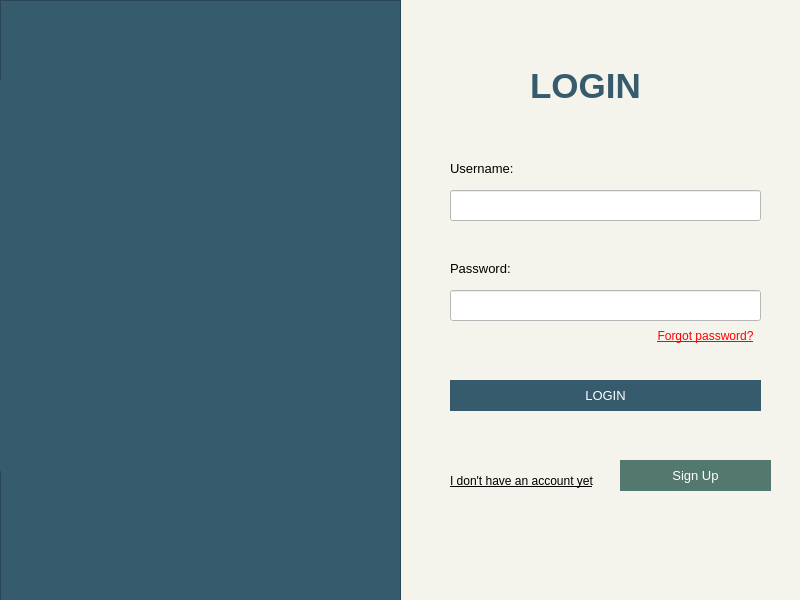
<?xml version="1.0" encoding="UTF-8"?>
<ui version="4.0">
 <class>Login</class>
 <widget class="QWidget" name="Login">
  <property name="enabled">
   <bool>true</bool>
  </property>
  <property name="geometry">
   <rect>
    <x>0</x>
    <y>0</y>
    <width>800</width>
    <height>600</height>
   </rect>
  </property>
  <property name="sizePolicy">
   <sizepolicy hsizetype="MinimumExpanding" vsizetype="MinimumExpanding">
    <horstretch>0</horstretch>
    <verstretch>0</verstretch>
   </sizepolicy>
  </property>
  <property name="windowTitle">
   <string>EconoMystique</string>
  </property>
  <property name="windowIcon">
   <iconset>
    <normaloff>img/econologo.png</normaloff>img/econologo.png</iconset>
  </property>
  <property name="styleSheet">
   <string notr="true">background-color: #f4f4ec;
color: black;
</string>
  </property>
  <widget class="QPushButton" name="signUpButton">
   <property name="geometry">
    <rect>
     <x>620</x>
     <y>460</y>
     <width>151</width>
     <height>31</height>
    </rect>
   </property>
   <property name="font">
    <font>
     <pointsize>10</pointsize>
    </font>
   </property>
   <property name="styleSheet">
    <string notr="true">QPushButton {
    background-color: #53786d;
    color: white;
    border: 2px solid #53786d;
    border-radius: 50px;
    padding: 5px;
}
QPushButton:hover {
    background-color: #289dd2;
	border: 2px solid #289dd2;
}
QPushButton:pressed {
    border-style: inset;
    background-color: #53786d;
}
</string>
   </property>
   <property name="text">
    <string>Sign Up</string>
   </property>
  </widget>
  <widget class="QLineEdit" name="leUser">
   <property name="geometry">
    <rect>
     <x>450</x>
     <y>190</y>
     <width>311</width>
     <height>31</height>
    </rect>
   </property>
   <property name="font">
    <font>
     <pointsize>10</pointsize>
    </font>
   </property>
   <property name="autoFillBackground">
    <bool>false</bool>
   </property>
   <property name="styleSheet">
    <string notr="true">color: black;
background-color: white;</string>
   </property>
   <property name="text">
    <string/>
   </property>
  </widget>
  <widget class="QPushButton" name="forgotPass">
   <property name="geometry">
    <rect>
     <x>650</x>
     <y>320</y>
     <width>111</width>
     <height>31</height>
    </rect>
   </property>
   <property name="font">
    <font>
     <underline>true</underline>
    </font>
   </property>
   <property name="styleSheet">
    <string notr="true">color: red;</string>
   </property>
   <property name="text">
    <string>Forgot password?</string>
   </property>
   <property name="flat">
    <bool>true</bool>
   </property>
  </widget>
  <widget class="QLineEdit" name="lePW">
   <property name="geometry">
    <rect>
     <x>450</x>
     <y>290</y>
     <width>311</width>
     <height>31</height>
    </rect>
   </property>
   <property name="font">
    <font>
     <pointsize>10</pointsize>
    </font>
   </property>
   <property name="styleSheet">
    <string notr="true">color: black;
background-color: white;</string>
   </property>
   <property name="text">
    <string/>
   </property>
   <property name="echoMode">
    <enum>QLineEdit::Password</enum>
   </property>
  </widget>
  <widget class="QLabel" name="loginLabel">
   <property name="geometry">
    <rect>
     <x>530</x>
     <y>60</y>
     <width>151</width>
     <height>51</height>
    </rect>
   </property>
   <property name="font">
    <font>
     <family>MS Shell Dlg 2</family>
     <pointsize>26</pointsize>
     <weight>75</weight>
     <bold>true</bold>
    </font>
   </property>
   <property name="styleSheet">
    <string notr="true">color: #365b6d;</string>
   </property>
   <property name="text">
    <string>LOGIN</string>
   </property>
  </widget>
  <widget class="QFrame" name="frame">
   <property name="geometry">
    <rect>
     <x>0</x>
     <y>0</y>
     <width>401</width>
     <height>601</height>
    </rect>
   </property>
   <property name="styleSheet">
    <string notr="true">background: #365b6d;</string>
   </property>
   <property name="frameShape">
    <enum>QFrame::StyledPanel</enum>
   </property>
   <property name="frameShadow">
    <enum>QFrame::Raised</enum>
   </property>
   <widget class="QLabel" name="label">
    <property name="geometry">
     <rect>
      <x>-50</x>
      <y>80</y>
      <width>341</width>
      <height>391</height>
     </rect>
    </property>
    <property name="text">
     <string/>
    </property>
    <property name="pixmap">
     <pixmap>img/econologo.png</pixmap>
    </property>
   </widget>
  </widget>
  <widget class="QLabel" name="usernameLabel">
   <property name="geometry">
    <rect>
     <x>450</x>
     <y>160</y>
     <width>91</width>
     <height>16</height>
    </rect>
   </property>
   <property name="font">
    <font>
     <pointsize>10</pointsize>
    </font>
   </property>
   <property name="text">
    <string>Username:</string>
   </property>
  </widget>
  <widget class="QPushButton" name="pushButton">
   <property name="geometry">
    <rect>
     <x>450</x>
     <y>380</y>
     <width>311</width>
     <height>31</height>
    </rect>
   </property>
   <property name="palette">
    <palette>
     <active>
      <colorrole role="WindowText">
       <brush brushstyle="SolidPattern">
        <color alpha="255">
         <red>255</red>
         <green>255</green>
         <blue>255</blue>
        </color>
       </brush>
      </colorrole>
      <colorrole role="Button">
       <brush brushstyle="SolidPattern">
        <color alpha="255">
         <red>54</red>
         <green>91</green>
         <blue>109</blue>
        </color>
       </brush>
      </colorrole>
      <colorrole role="Text">
       <brush brushstyle="SolidPattern">
        <color alpha="255">
         <red>255</red>
         <green>255</green>
         <blue>255</blue>
        </color>
       </brush>
      </colorrole>
      <colorrole role="ButtonText">
       <brush brushstyle="SolidPattern">
        <color alpha="255">
         <red>255</red>
         <green>255</green>
         <blue>255</blue>
        </color>
       </brush>
      </colorrole>
      <colorrole role="Base">
       <brush brushstyle="SolidPattern">
        <color alpha="255">
         <red>54</red>
         <green>91</green>
         <blue>109</blue>
        </color>
       </brush>
      </colorrole>
      <colorrole role="Window">
       <brush brushstyle="SolidPattern">
        <color alpha="255">
         <red>54</red>
         <green>91</green>
         <blue>109</blue>
        </color>
       </brush>
      </colorrole>
     </active>
     <inactive>
      <colorrole role="WindowText">
       <brush brushstyle="SolidPattern">
        <color alpha="255">
         <red>255</red>
         <green>255</green>
         <blue>255</blue>
        </color>
       </brush>
      </colorrole>
      <colorrole role="Button">
       <brush brushstyle="SolidPattern">
        <color alpha="255">
         <red>54</red>
         <green>91</green>
         <blue>109</blue>
        </color>
       </brush>
      </colorrole>
      <colorrole role="Text">
       <brush brushstyle="SolidPattern">
        <color alpha="255">
         <red>255</red>
         <green>255</green>
         <blue>255</blue>
        </color>
       </brush>
      </colorrole>
      <colorrole role="ButtonText">
       <brush brushstyle="SolidPattern">
        <color alpha="255">
         <red>255</red>
         <green>255</green>
         <blue>255</blue>
        </color>
       </brush>
      </colorrole>
      <colorrole role="Base">
       <brush brushstyle="SolidPattern">
        <color alpha="255">
         <red>54</red>
         <green>91</green>
         <blue>109</blue>
        </color>
       </brush>
      </colorrole>
      <colorrole role="Window">
       <brush brushstyle="SolidPattern">
        <color alpha="255">
         <red>54</red>
         <green>91</green>
         <blue>109</blue>
        </color>
       </brush>
      </colorrole>
     </inactive>
     <disabled>
      <colorrole role="WindowText">
       <brush brushstyle="SolidPattern">
        <color alpha="255">
         <red>255</red>
         <green>255</green>
         <blue>255</blue>
        </color>
       </brush>
      </colorrole>
      <colorrole role="Button">
       <brush brushstyle="SolidPattern">
        <color alpha="255">
         <red>54</red>
         <green>91</green>
         <blue>109</blue>
        </color>
       </brush>
      </colorrole>
      <colorrole role="Text">
       <brush brushstyle="SolidPattern">
        <color alpha="255">
         <red>255</red>
         <green>255</green>
         <blue>255</blue>
        </color>
       </brush>
      </colorrole>
      <colorrole role="ButtonText">
       <brush brushstyle="SolidPattern">
        <color alpha="255">
         <red>255</red>
         <green>255</green>
         <blue>255</blue>
        </color>
       </brush>
      </colorrole>
      <colorrole role="Base">
       <brush brushstyle="SolidPattern">
        <color alpha="255">
         <red>54</red>
         <green>91</green>
         <blue>109</blue>
        </color>
       </brush>
      </colorrole>
      <colorrole role="Window">
       <brush brushstyle="SolidPattern">
        <color alpha="255">
         <red>54</red>
         <green>91</green>
         <blue>109</blue>
        </color>
       </brush>
      </colorrole>
     </disabled>
    </palette>
   </property>
   <property name="font">
    <font>
     <pointsize>10</pointsize>
    </font>
   </property>
   <property name="cursor">
    <cursorShape>PointingHandCursor</cursorShape>
   </property>
   <property name="styleSheet">
    <string notr="true">QPushButton {
    background-color: #365b6d;
    color: white;
    border: 2px solid #365b6d;
    border-radius: 50px;
    padding: 5px;
}
QPushButton:hover {
    background-color: #289dd2;
	border: 2px solid #289dd2;
}
QPushButton:pressed {
    border-style: inset;
    background-color: #365b6d;
}
</string>
   </property>
   <property name="text">
    <string>LOGIN</string>
   </property>
  </widget>
  <widget class="QLabel" name="error">
   <property name="geometry">
    <rect>
     <x>450</x>
     <y>350</y>
     <width>311</width>
     <height>16</height>
    </rect>
   </property>
   <property name="styleSheet">
    <string notr="true">color: red;
</string>
   </property>
   <property name="text">
    <string/>
   </property>
  </widget>
  <widget class="QLabel" name="label_2">
   <property name="geometry">
    <rect>
     <x>450</x>
     <y>470</y>
     <width>161</width>
     <height>21</height>
    </rect>
   </property>
   <property name="font">
    <font>
     <underline>true</underline>
    </font>
   </property>
   <property name="text">
    <string>I don't have an account yet</string>
   </property>
  </widget>
  <widget class="QLabel" name="passwordLabel">
   <property name="geometry">
    <rect>
     <x>450</x>
     <y>260</y>
     <width>81</width>
     <height>16</height>
    </rect>
   </property>
   <property name="font">
    <font>
     <pointsize>10</pointsize>
    </font>
   </property>
   <property name="text">
    <string>Password:</string>
   </property>
  </widget>
 </widget>
 <resources/>
 <connections/>
</ui>
